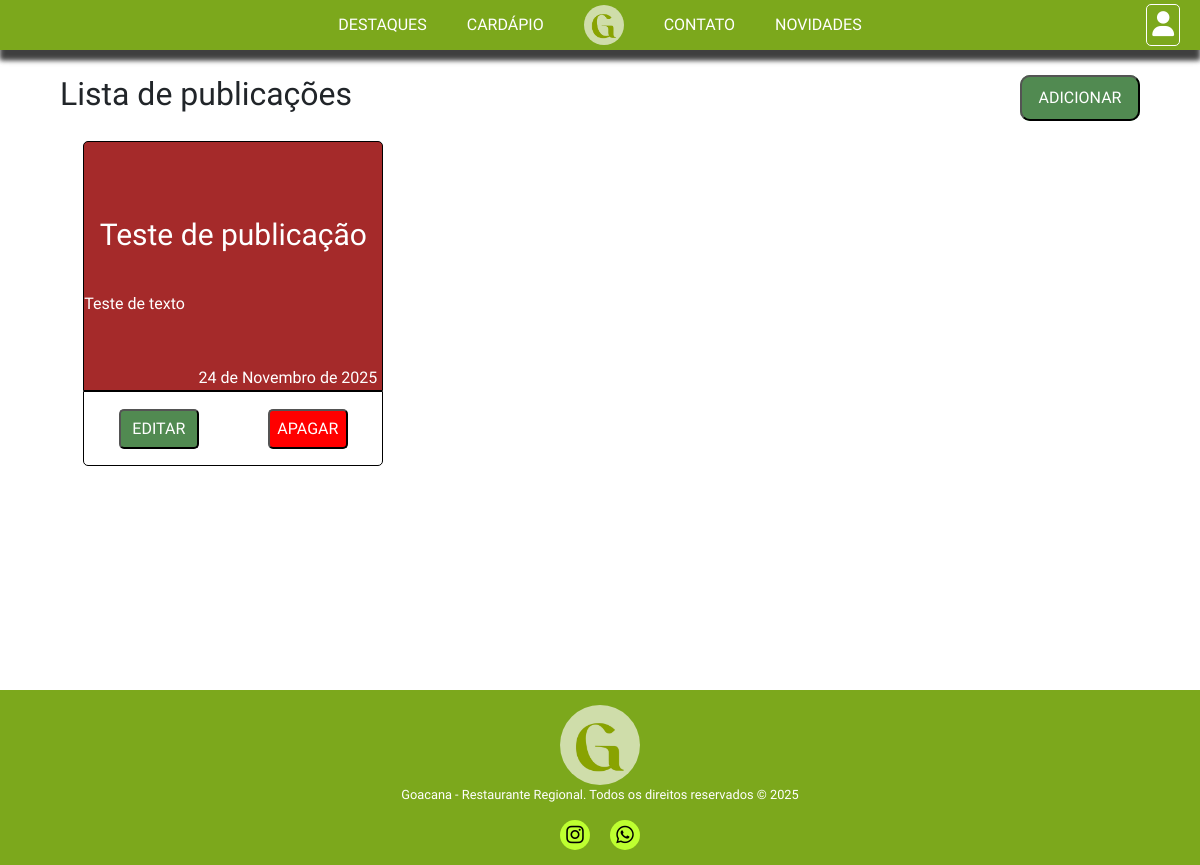
Page /lista_publi/ (signed in) on the committed database.
### core/models.py (models this page shows)
class TB_PUBLICACOES(models.Model):
    Titulo = models.CharField(max_length=45)
    Texto = models.TextField()
    Data = models.DateField(auto_now_add=True)

### core/views.py (the view)
# urls.py: path('lista_publi/', lista_publi, name='lista_publi'),
@login_required(login_url='login')
def lista_publi(request):
    publicacoes = TB_PUBLICACOES.objects.all()
    contexto = {'publis': publicacoes}
    return render(request, 'lista_publi.html', contexto)

### core/templates/lista_publi.html (shortened to what this page needs)
{% extends 'base/base.html' %}
{% load static %}
{% block 'header' %}
<link rel="stylesheet" href="{% static 'CSS/lista_publi.css' %}">
{% endblock %}
{% block 'content' %}
<div class="vheight">
    <div class="titulo">
        <h2>Lista de publicações</h2>
        <div class="up-button">
            <a href="{% url 'publicacao' %}">
                <button>ADICIONAR</button>
            </a>
        </div>
    </div>
    <div class="listapubli">
        {% for publi in publis %}
           <div class="big-item">
                <div class="data">
                    <div class="img">
                    </div>
                    <h1>{{ publi.Titulo }}</h1>
                    <p class="texto">{{ publi.Texto }}</p>
                    <p class="date">{{ publi.Data }}</p>
                </div>
                <div class="opt">
                    <a href="{% url 'edit_publi' publi.id %}">
                        <button>EDITAR</button>
                    </a>
                    <a href="{% url 'rem_publi' publi.id %}">
                        <button class="donefor">APAGAR</button>
                    </a>
                </div>
           </div>
        {% endfor %}
    </div>
</div>
{% endblock %}

### core/static/CSS/geral.css (style rules this page uses)
* { box-sizing: border-box !important; }
html { scroll-behavior: smooth; overflow-x: hidden; }
body { margin: 0; font-family: "IM Fell English", serif !important; overflow-x: hidden; }

### rows in the picture
TB_PUBLICACOES: Titulo "Teste de publicação", Texto "Teste de texto", Data "24 de Novembro de 2025"
